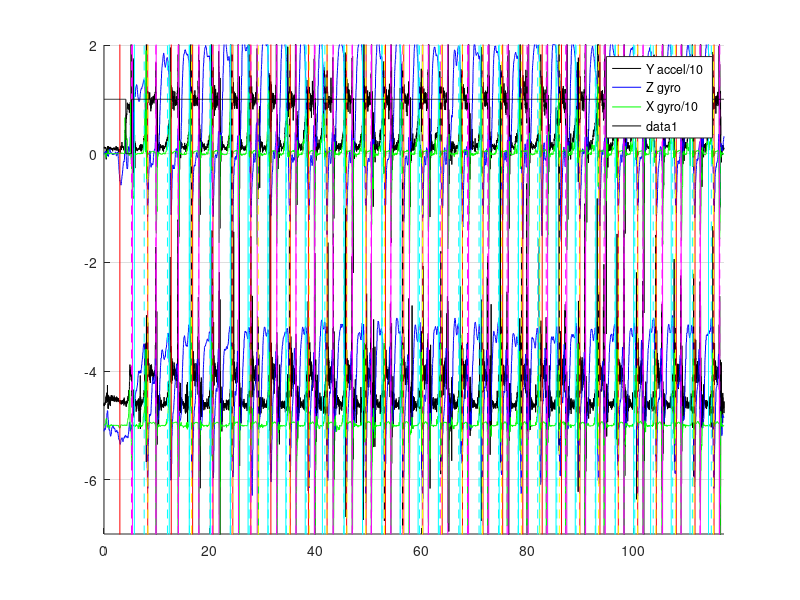

Here is the MATLAB script that generated this plot:
%CatchTiming.m
%Program to test identifying the catch, feather, square from the sensor data
%For on the water data
%March 21, 2019
%Team FrEE SpEEd
%% Read File, parse data, filter
clear all

M1 = [];
M2 = [];
%M = csvread('data_long_4-3.txt'); % Read in all raw data
%M = csvread('data_med_4-3.txt'); % Read in all raw data
%M = csvread('data_short_4-3.txt'); % Read in all raw data

M = csvread('ontimeearlyontimelateontime.txt');
%M = csvread('square.txt');
%M = csvread('feather.txt');
M = M(100:length(M),:); %remove start of data since all zeros

for p=1:length(M)
    if (M(p,8)==1)
        M1 = [M1;M(p,:)];
    elseif (M(p,8)==2)
        M2 = [M2;M(p,:)];
    end
end


%%

%Parse Data
millis = M1(:,7);
xg = M1(:,4);
yg = M1(:,5);
zg = M1(:,6);
xa = M1(:,1);
ya = M1(:,2);
za = M1(:,3);

millis2 = M2(:,7);
xg2 = M2(:,4);
yg2 = M2(:,5);
zg2 = M2(:,6);
xa2 = M2(:,1);
ya2 = M2(:,2);
za2 = M2(:,3);

% Generate time vector
msPerRead=(millis(1000)-millis(1))/1000;
readsPerSecond=1000/msPerRead;
t = linspace(1,length(xg),length(xg))/readsPerSecond;

%smoothing
ya = movmean(ya,2);


%had to make this change
zg = -zg;

%if oar is port, make the following changes, i think
zg2 = -zg2;
xg2=-xg2;
%% Create figure
figure(1)
hold on
grid on
axis([0, max(t), -2-5, 2])
plot(t, ya/10, 'k-')
plot(t, zg, 'b-')
plot(t, xg/10, 'g-')

%Need to figure out why this works, which is port vs starboard
plot(t, ya2/10 -5, 'k-')
plot(t, zg2 -5, 'b-')
plot(t, xg2/10 -5, 'g-')

%% Initialize variables
numCatches=0;
numSquares=0;
numFeathers=0;

ready4NewCatch=0;
timeChange=0;
featheringState=0; 
featherTimer=0;
reSquaredForCatch=1;
readsPerStrokeCount = 0;
secsPerStroke = 3;
featherOrSquare=1; %assume starting on the square

%% Input data and analyze
%On plot, red line is catch, magenta line is feather, cyan line is square
for i=1:length(t)
    
    %featheringState = whether feathering is happening
    %featherOrSquare = 0 blade is parallel to water, 1 blade is
    %perpendicular to water
    
    %issue is that the square up is being seen immediately after the
    %feather, theres a peak in both xg and ya there.
    
    %State machine for featherOrSquare
    if(xg(i)<-5 && ya(i)<10 && featherOrSquare==1)
        featheringState=1;
        featherOrSquare=0;
        featherTimer=0;
        pause(0.1)
        plot([t(i),t(i)],[-8,6],'m-')
        drawnow
        numFeathers=numFeathers+1;
    elseif(xg(i)>0.8 && ya(i)>6 && zg(i)>0.8 && featherOrSquare==0)
        featheringState=1;
        featherOrSquare=1;
        reSquaredForCatch=1; %for catch state machine
        pause(0.1)
        plot([t(i),t(i)],[-8,6],'c-')
        drawnow
        numSquares=numSquares+1;
    end
    
    
    if(featheringState==1)
        featherTimer=featherTimer+1; %counts reads since last feathering motion 
        if(featherTimer>(readsPerSecond*secsPerStroke*1.4))
            featheringState=0; %no longer feathering
            featherOrSquare=1;
            featherTimer=0;
        end
    end
    
    
    %State machine for catches    
    if(ready4NewCatch==0) %not ready for catch
        timeChange=timeChange+1;
        if(timeChange>readsPerSecond*secsPerStroke*0.6)
            ready4NewCatch=1;
            timeChange=0;
        end
        
    elseif(ready4NewCatch==1) %ready for catch
        %criteria depend on if we're feathering or not
        
        %Since **currently** the criteria are pretty much the same for both
        %while feathering and not feathering, we could probably optimize by
        %first checking zg, then checking the rest.
        if(featheringState==1 && zg(i)<-0.4 && zg(i)>zg(i-1)&&reSquaredForCatch==1 )
             pause(0.1)
             plot([t(i),t(i)],[-8,6],'r-')
             drawnow
             ready4NewCatch=0;
             numCatches=numCatches+1;
             secsPerStroke = readsPerStrokeCount/readsPerSecond
             readsPerStrokeCount = 0;

            
        elseif(featheringState==0 && zg(i)<-0.4 && zg(i)>zg(i-1))
             pause(0.1) 
             plot([t(i),t(i)],[-8,6],'r-')
             drawnow
             ready4NewCatch=0;
             numCatches=numCatches+1;
             secsPerStroke = readsPerStrokeCount/readsPerSecond
             readsPerStrokeCount = 0;
             reSquaredForCatch=0;
        end   
    end

featheringStateRecord(i)=featheringState; %saves current featheringState
readsPerStrokeCount = readsPerStrokeCount+1;


end

zg=zg2;
ya=ya2;
xg=xg2;
for i=1:length(t)
    
    %featheringState = whether feathering is happening
    %featherOrSquare = 0 blade is parallel to water, 1 blade is
    %perpendicular to water
    
    %issue is that the square up is being seen immediately after the
    %feather, theres a peak in both xg and ya there.
    
    %State machine for featherOrSquare
    if(xg(i)<-5 && ya(i)<10 && featherOrSquare==1)
        featheringState=1;
        featherOrSquare=0;
        featherTimer=0;
        pause(0.1)
        plot([t(i),t(i)],[-8,6],'m--')
        drawnow
        numFeathers=numFeathers+1;
    elseif(xg(i)>0.8 && ya(i)>6 && zg(i)>0.8 && featherOrSquare==0)
        featheringState=1;
        featherOrSquare=1;
        reSquaredForCatch=1; %for catch state machine
        pause(0.1)
        plot([t(i),t(i)],[-8,6],'c--')
        drawnow
        numSquares=numSquares+1;
    end
    
    
    if(featheringState==1)
        featherTimer=featherTimer+1; %counts reads since last feathering motion 
        if(featherTimer>(readsPerSecond*secsPerStroke*1.4))
            featheringState=0; %no longer feathering
            featherOrSquare=1;
            featherTimer=0;
        end
    end
    
    
    %State machine for catches    
    if(ready4NewCatch==0) %not ready for catch
        timeChange=timeChange+1;
        if(timeChange>readsPerSecond*secsPerStroke*0.6)
            ready4NewCatch=1;
            timeChange=0;
        end
        
    elseif(ready4NewCatch==1) %ready for catch
        %criteria depend on if we're feathering or not
        
        %Since **currently** the criteria are pretty much the same for both
        %while feathering and not feathering, we could probably optimize by
        %first checking zg, then checking the rest.
        if(featheringState==1 && zg(i)<-0.4 && zg(i)>zg(i-1)&&reSquaredForCatch==1 )
             pause(0.1)
             plot([t(i),t(i)],[-8,6],'y--')
             drawnow
             ready4NewCatch=0;
             numCatches=numCatches+1;
             secsPerStroke = readsPerStrokeCount/readsPerSecond
             readsPerStrokeCount = 0;

            
        elseif(featheringState==0 && zg(i)<-0.4 && zg(i)>zg(i-1))
             pause(0.1) 
             plot([t(i),t(i)],[-8,6],'y--')
             drawnow
             ready4NewCatch=0;
             numCatches=numCatches+1;
             secsPerStroke = readsPerStrokeCount/readsPerSecond
             readsPerStrokeCount = 0;
             reSquaredForCatch=0;
        end   
    end

featheringStateRecord(i)=featheringState; %saves current featheringState
readsPerStrokeCount = readsPerStrokeCount+1;


end

legend('Y accel/10', 'Z gyro', 'X gyro/10');
plot(t,featheringStateRecord,'k')
hold off
